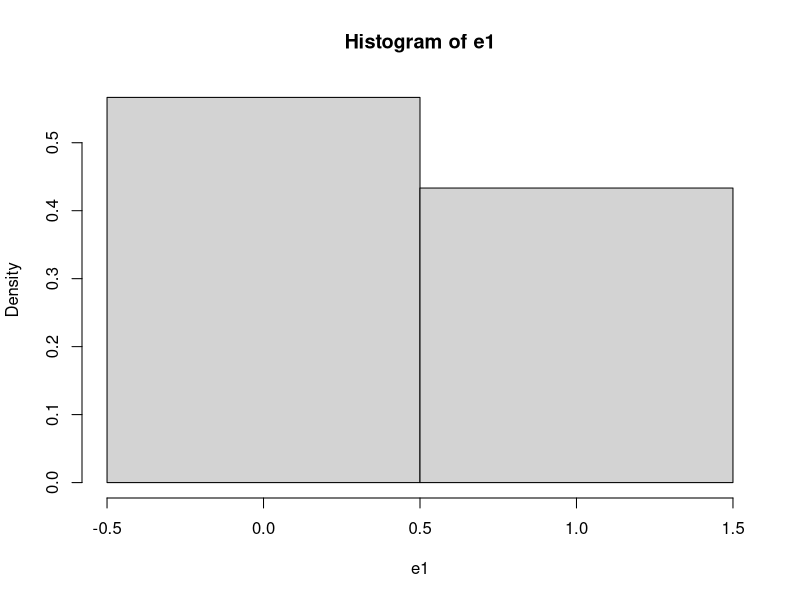
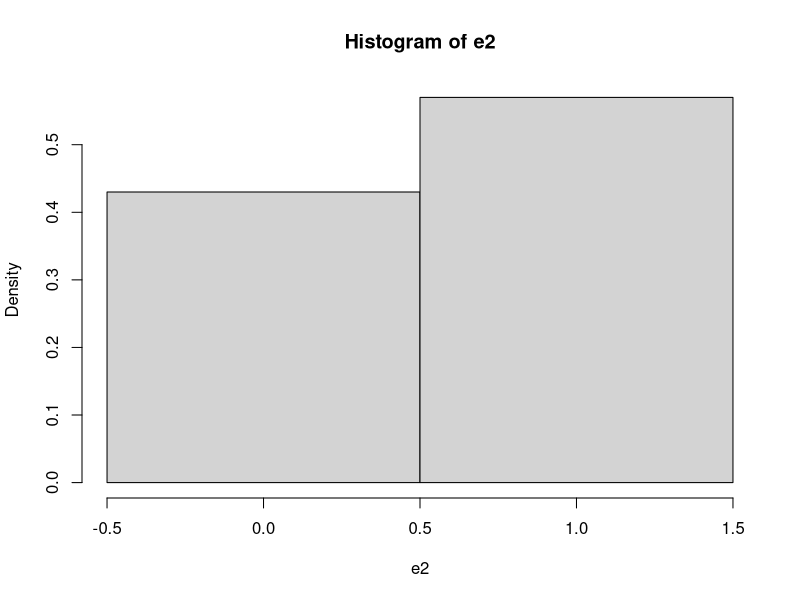
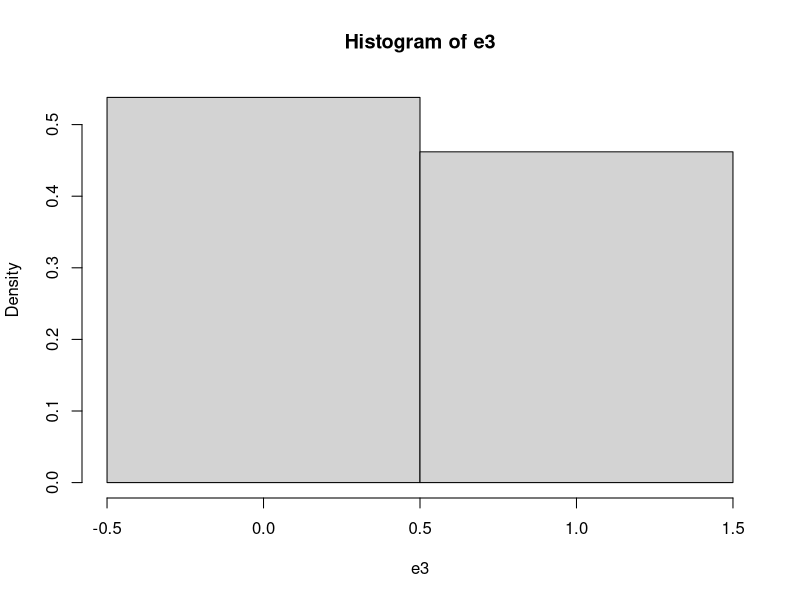

Generate these figures, in order, with R:
## ---- chunk 1
FlipCoin <- function(n) sample(0:1, n, rep=T) 
n <- 30
e1 <- FlipCoin(n) 
e1 
## ---- chunk 2
cat("Banyaknya tail :", sum(e1==0), "dan Peluangnya :", sum(e1==0)/n,
    "\nBanyaknya head :", sum(e1==1), "dan Peluangnya :", sum(e1==1)/n)
## ---- chunk 3
hist(e1,breaks=c(-0.5, 0.5, 1.5), prob=T) 
## ---- chunk 4
n <- 100
e2 <- FlipCoin(n) 
cat("Banyaknya tail :", sum(e2==0), "dan Peluangnya :", sum(e2==0)/n,
    "\nBanyaknya head :", sum(e2==1), "dan Peluangnya :", sum(e2==1)/n)
## ---- chunk 5
hist(e2, breaks=c(-0.5, 0.5, 1.5), prob=T)
## ---- chunk 6
n <- 500
e3 <- FlipCoin(n) 
cat("Banyaknya tail :", sum(e3==0), "dan Peluangnya :", sum(e3==0)/n,
    "\nBanyaknya head :", sum(e3==1), "dan Peluangnya :", sum(e3==1)/n)
## ---- chunk 7
hist(e3, breaks=c(-0.5, 0.5, 1.5), prob=T)
